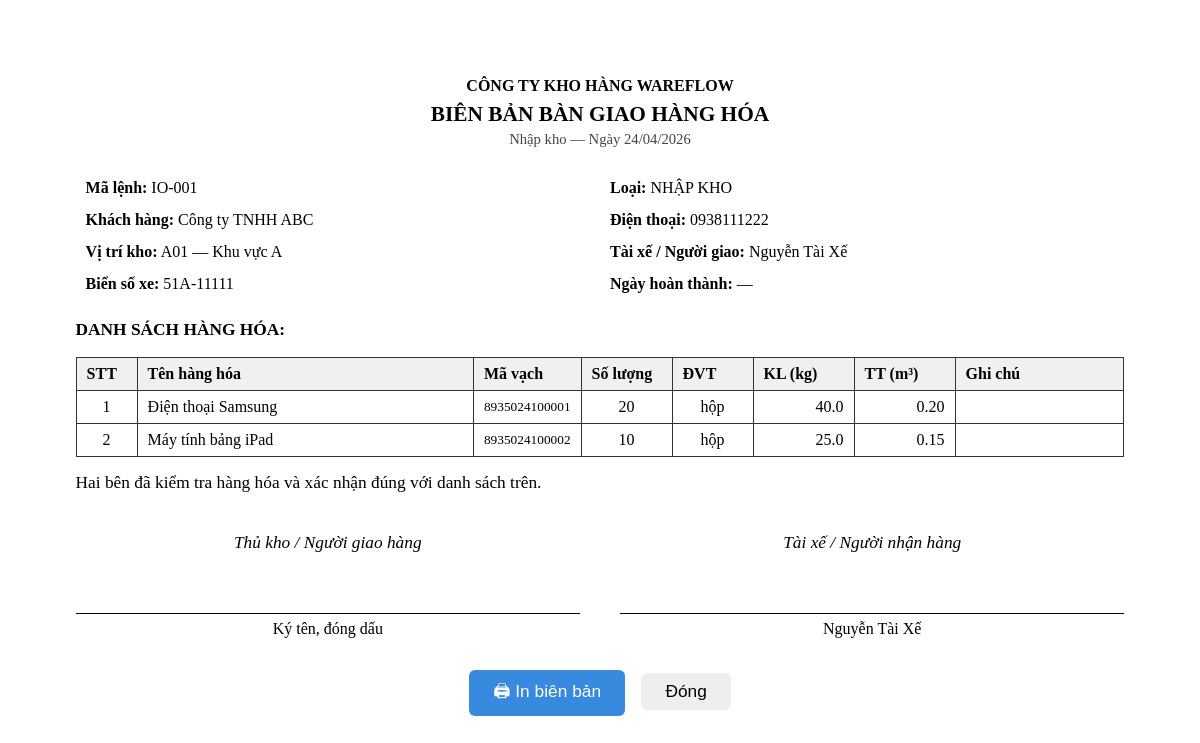
The page /logistics/1/print (signed in) on the database its author committed.
### app/models/__init__.py (models this page shows, shortened)
class Order(db.Model):
    __tablename__ = 'orders'
    id           = db.Column(db.Integer, primary_key=True)
    code         = db.Column(db.String(20), unique=True)   # IO-001
    order_type   = db.Column(db.String(10), nullable=False)  # inbound / outbound
    customer_id  = db.Column(db.Integer, db.ForeignKey('customers.id'), nullable=False)
    slot_id      = db.Column(db.Integer, db.ForeignKey('slots.id'))
    request_date = db.Column(db.Date, default=date.today)
    scheduled_date = db.Column(db.Date)
    status       = db.Column(db.String(20), default=OrderStatus.PENDING.value)
    driver_name  = db.Column(db.String(100))
    vehicle_plate = db.Column(db.String(20))
    notes        = db.Column(db.Text)
    created_by   = db.Column(db.Integer, db.ForeignKey('users.id'))
    processed_by = db.Column(db.Integer, db.ForeignKey('users.id'))
    created_at   = db.Column(db.DateTime, default=datetime.utcnow)
    completed_at = db.Column(db.DateTime)
    items        = db.relationship('OrderItem', backref='order',
                                   lazy='dynamic', cascade='all, delete-orphan')
    slot         = db.relationship('Slot', foreign_keys=[slot_id])

class Customer(db.Model):
    __tablename__ = 'customers'
    id           = db.Column(db.Integer, primary_key=True)
    code         = db.Column(db.String(20), unique=True)   # KH-001
    name         = db.Column(db.String(150), nullable=False)
    tax_code     = db.Column(db.String(20))                # Mã số thuế
    address      = db.Column(db.String(250))
    contact_name = db.Column(db.String(100))
    phone        = db.Column(db.String(20))
    email        = db.Column(db.String(120))
    created_at   = db.Column(db.DateTime, default=datetime.utcnow)
    contracts    = db.relationship('Contract', backref='customer', lazy='dynamic')
    orders       = db.relationship('Order', backref='customer', lazy='dynamic')

class Slot(db.Model):
    __tablename__ = 'slots'
    id           = db.Column(db.Integer, primary_key=True)
    code         = db.Column(db.String(20), unique=True, nullable=False)  # 'A01', 'B03'
    zone_id      = db.Column(db.Integer, db.ForeignKey('zones.id'), nullable=False)
    row_number   = db.Column(db.Integer)          # Dãy kệ
    floor_number = db.Column(db.Integer)          # Tầng
    area_m2      = db.Column(db.Float, default=0)
    volume_m3    = db.Column(db.Float, default=0)
    max_weight_kg = db.Column(db.Float, default=0)
    status       = db.Column(db.String(20), default=SlotStatus.EMPTY.value)
    notes        = db.Column(db.Text)
    updated_at   = db.Column(db.DateTime, default=datetime.utcnow,
                             onupdate=datetime.utcnow)
    contract_slots = db.relationship('ContractSlot', backref='slot', lazy='dynamic')

class Zone(db.Model):
    __tablename__ = 'zones'
    id           = db.Column(db.Integer, primary_key=True)
    code         = db.Column(db.String(10), unique=True, nullable=False)  # 'A', 'B'
    name         = db.Column(db.String(100), nullable=False)               # 'Khu vực A'
    description  = db.Column(db.String(200))                               # 'Hàng khô'
    max_area_m2  = db.Column(db.Float, default=0)                         # Diện tích tối đa
    max_weight_kg = db.Column(db.Float, default=0)                        # Tải trọng tối đa
    created_at   = db.Column(db.DateTime, default=datetime.utcnow)
    slots = db.relationship('Slot', backref='zone', lazy='dynamic',
                            cascade='all, delete-orphan')

class OrderItem(db.Model):
    __tablename__ = 'order_items'
    id          = db.Column(db.Integer, primary_key=True)
    order_id    = db.Column(db.Integer, db.ForeignKey('orders.id'), nullable=False)
    barcode     = db.Column(db.String(100))     # Mã vạch / QR
    goods_name  = db.Column(db.String(150))
    quantity    = db.Column(db.Integer, default=0)
    unit        = db.Column(db.String(20))       # thùng, pallet, kg
    weight_kg   = db.Column(db.Float, default=0)
    volume_m3   = db.Column(db.Float, default=0)
    notes       = db.Column(db.String(200))

### app/routes/logistics.py (the view)
@logistics_bp.route('/<int:order_id>/print')
@login_required
def print_handover(order_id):
    order = Order.query.get_or_404(order_id)
    return render_template('logistics/print_handover.html', order=order)

### app/models/__init__.py (called while the page is built)
@login_manager.user_loader
def load_user(user_id):
    return User.query.get(int(user_id))

### run.py (called while the page is built)
@app.context_processor
def inject_globals():
    from datetime import datetime
    return {'now': datetime.now()}

### app/templates/logistics/print_handover.html (shortened to what this page needs)
<!DOCTYPE html>
<html lang="vi">
<head>
</head>
<body>
<div style="text-align:center;margin-bottom:6px">
  <strong style="font-size:12pt">CÔNG TY KHO HÀNG WAREFLOW</strong>
</div>
<h1>BIÊN BẢN BÀN GIAO HÀNG HÓA</h1>
<div class="subtitle">
  {{ 'Nhập kho' if order.order_type == 'inbound' else 'Xuất kho' }}
  — Ngày {{ order.completed_at.strftime('%d/%m/%Y') if order.completed_at else order.request_date.strftime('%d/%m/%Y') }}
</div>
<table style="border:none;margin-bottom:20px">
  <tr>
    <td style="border:none;width:50%">
      <strong>Mã lệnh:</strong> {{ order.code }}
    </td>
    <td style="border:none;width:50%">
      <strong>Loại:</strong>
      {{ 'NHẬP KHO' if order.order_type == 'inbound' else 'XUẤT KHO' }}
    </td>
  </tr>
  <tr>
    <td style="border:none">
      <strong>Khách hàng:</strong> {{ order.customer.name }}
    </td>
    <td style="border:none">
      <strong>Điện thoại:</strong> {{ order.customer.phone or '—' }}
    </td>
  </tr>
  <tr>
    <td style="border:none">
      <strong>Vị trí kho:</strong>
      {{ order.slot.code ~ ' — ' ~ order.slot.zone.name if order.slot else '—' }}
    </td>
    <td style="border:none">
      <strong>Tài xế / Người giao:</strong> {{ order.driver_name or '—' }}
    </td>
  </tr>
  <tr>
    <td style="border:none">
      <strong>Biển số xe:</strong> {{ order.vehicle_plate or '—' }}
    </td>
    <td style="border:none">
      <strong>Ngày hoàn thành:</strong>
      {{ order.completed_at.strftime('%H:%M ngày %d/%m/%Y') if order.completed_at else '—' }}
    </td>
  </tr>
</table>
<p><strong>DANH SÁCH HÀNG HÓA:</strong></p>
<table>
  <thead>
    <tr>
      <th style="width:40px">STT</th>
      <th>Tên hàng hóa</th>
      <th style="width:80px">Mã vạch</th>
      <th style="width:70px">Số lượng</th>
      <th style="width:60px">ĐVT</th>
      <th style="width:80px">KL (kg)</th>
      <th style="width:80px">TT (m³)</th>
      <th>Ghi chú</th>
    </tr>
  </thead>
  <tbody>
    {% for item in order.items %}
    <tr>
      <td style="text-align:center">{{ loop.index }}</td>
      <td>{{ item.goods_name }}</td>
      <td style="font-size:10pt">{{ item.barcode or '' }}</td>
      <td style="text-align:center">{{ item.quantity }}</td>
      <td style="text-align:center">{{ item.unit }}</td>
      <td style="text-align:right">{{ '{:,.1f}'.format(item.weight_kg) if item.weight_kg else '' }}</td>
      <td style="text-align:right">{{ '{:,.2f}'.format(item.volume_m3) if item.volume_m3 else '' }}</td>
      <td>{{ item.notes or '' }}</td>
    </tr>
    {% endfor %}
  </tbody>
</table>
<p style="margin-top:16px">
  Hai bên đã kiểm tra hàng hóa và xác nhận đúng với danh sách trên.
</p>
<div class="sign-area">
  <div class="sign-box">
    <div><em>Thủ kho / Người giao hàng</em></div>
    <div class="sign-line">Ký tên, đóng dấu</div>
  </div>
  <div class="sign-box">
    <div><em>Tài xế / Người nhận hàng</em></div>
    <div class="sign-line">{{ order.driver_name or 'Ký tên' }}</div>
  </div>
</div>
<div style="margin-top:32px;text-align:center">
  <button onclick="window.print()"
          style="padding:8px 24px;background:#378ADD;color:#fff;border:none;border-radius:6px;font-size:13pt;cursor:pointer">
    🖨 In biên bản
  </button>
  <button onclick="window.close()"
          style="padding:8px 24px;background:#eee;border:none;border-radius:6px;font-size:13pt;cursor:pointer;margin-left:12px">
    Đóng
  </button>
</div>
</body>
</html>

### app/templates/logistics/print_handover.html (style rules this page uses)
body { font-family: 'Times New Roman', serif; font-size: 13pt; margin: 2cm; color: #000; }
h1 { font-size: 16pt; text-align: center; margin: 0 0 4px; }
.subtitle { text-align: center; font-size: 11pt; color: #444; margin-bottom: 24px; }
table { width: 100%; border-collapse: collapse; margin-bottom: 16px; }
th, td { border: 1px solid #333; padding: 7px 10px; font-size: 12pt; }
th { background: #F0F0F0; text-align: left; }
.sign-area { display: grid; grid-template-columns: 1fr 1fr; gap: 40px; margin-top: 40px; }
.sign-box { text-align: center; }
.sign-line { border-top: 1px solid #000; margin-top: 60px; padding-top: 6px; font-size: 12pt; }

### rows shown on the page
Order: order_type "Nhập kho", completed_at "24/04/2026", code "IO-001", order_type "NHẬP KHO", driver_name "Nguyễn Tài Xế", vehicle_plate "51A-11111", completed_at "—"
Customer: customer.name "Công ty TNHH ABC", customer "0938111222"
Slot: slot "A01 — Khu vực A"
OrderItem: goods_name "Điện thoại Samsung", barcode "8935024100001", quantity "20", unit "hộp", weight_kg "40.0", volume_m3 "0.20"
OrderItem: goods_name "Máy tính bảng iPad", barcode "8935024100002", quantity "10", unit "hộp", weight_kg "25.0", volume_m3 "0.15"
